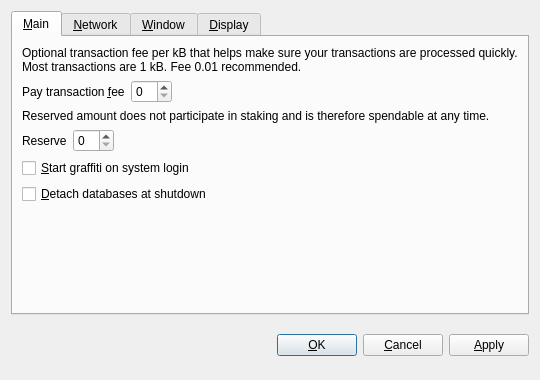
<?xml version="1.0" encoding="UTF-8"?>
<ui version="4.0">
 <class>OptionsDialog</class>
 <widget class="QDialog" name="OptionsDialog">
  <property name="geometry">
   <rect>
    <x>0</x>
    <y>0</y>
    <width>540</width>
    <height>380</height>
   </rect>
  </property>
  <property name="windowTitle">
   <string>Options</string>
  </property>
  <property name="modal">
   <bool>true</bool>
  </property>
  <layout class="QVBoxLayout" name="verticalLayout">
   <item>
    <widget class="QTabWidget" name="tabWidget">
     <property name="tabPosition">
      <enum>QTabWidget::North</enum>
     </property>
     <property name="currentIndex">
      <number>0</number>
     </property>
     <widget class="QWidget" name="tabMain">
      <attribute name="title">
       <string>&amp;Main</string>
      </attribute>
      <layout class="QVBoxLayout" name="verticalLayout_Main">
       <item>
        <widget class="QLabel" name="transactionFeeInfoLabel">
         <property name="text">
          <string>Optional transaction fee per kB that helps make sure your transactions are processed quickly. Most transactions are 1 kB. Fee 0.01 recommended.</string>
         </property>
         <property name="textFormat">
          <enum>Qt::PlainText</enum>
         </property>
         <property name="wordWrap">
          <bool>true</bool>
         </property>
        </widget>
       </item>
       <item>
        <layout class="QHBoxLayout" name="horizontalLayoutFee">
         <item>
          <widget class="QLabel" name="transactionFeeLabel">
           <property name="text">
            <string>Pay transaction &amp;fee</string>
           </property>
           <property name="textFormat">
            <enum>Qt::PlainText</enum>
           </property>
           <property name="buddy">
            <cstring>transactionFee</cstring>
           </property>
          </widget>
         </item>
         <item>
          <widget class="BitcoinAmountField" name="transactionFee"/>
         </item>
         <item>
          <spacer name="horizontalSpacerFee">
           <property name="orientation">
            <enum>Qt::Horizontal</enum>
           </property>
           <property name="sizeHint" stdset="0">
            <size>
             <width>40</width>
             <height>20</height>
            </size>
           </property>
          </spacer>
         </item>
        </layout>
       </item>
       <item>
        <widget class="QLabel" name="reserveBalanceInfoLabel">
         <property name="text">
          <string>Reserved amount does not participate in staking and is therefore spendable at any time.</string>
         </property>
         <property name="textFormat">
          <enum>Qt::PlainText</enum>
         </property>
         <property name="wordWrap">
          <bool>true</bool>
         </property>
        </widget>
       </item>
       <item>
        <layout class="QHBoxLayout" name="horizontalLayoutReserveBalance">
         <item>
          <widget class="QLabel" name="reserveBalanceLabel">
           <property name="text">
            <string>Reserve</string>
           </property>
           <property name="textFormat">
            <enum>Qt::PlainText</enum>
           </property>
           <property name="buddy">
            <cstring>reserveBalance</cstring>
           </property>
          </widget>
         </item>
         <item>
          <widget class="BitcoinAmountField" name="reserveBalance"/>
         </item>
         <item>
          <spacer name="horizontalSpacerReserveBalance">
           <property name="orientation">
            <enum>Qt::Horizontal</enum>
           </property>
           <property name="sizeHint" stdset="0">
            <size>
             <width>40</width>
             <height>20</height>
            </size>
           </property>
          </spacer>
         </item>
        </layout>
       </item>
       <item>
        <widget class="QCheckBox" name="bitcoinAtStartup">
         <property name="toolTip">
          <string>Automatically start graffiti after logging in to the system.</string>
         </property>
         <property name="text">
          <string>&amp;Start graffiti on system login</string>
         </property>
        </widget>
       </item>
       <item>
        <widget class="QCheckBox" name="detachDatabases">
         <property name="toolTip">
          <string>Detach block and address databases at shutdown. This means they can be moved to another data directory, but it slows down shutdown. The wallet is always detached.</string>
         </property>
         <property name="text">
          <string>&amp;Detach databases at shutdown</string>
         </property>
        </widget>
       </item>
       <item>
        <spacer name="verticalSpacer_Main">
         <property name="orientation">
          <enum>Qt::Vertical</enum>
         </property>
         <property name="sizeHint" stdset="0">
          <size>
           <width>20</width>
           <height>40</height>
          </size>
         </property>
        </spacer>
       </item>
      </layout>
     </widget>
     <widget class="QWidget" name="tabNetwork">
      <attribute name="title">
       <string>&amp;Network</string>
      </attribute>
      <layout class="QVBoxLayout" name="verticalLayout_Network">
       <item>
        <widget class="QCheckBox" name="mapPortUpnp">
         <property name="toolTip">
          <string>Automatically open the graffiti client port on the router. This only works when your router supports UPnP and it is enabled.</string>
         </property>
         <property name="text">
          <string>Map port using &amp;UPnP</string>
         </property>
        </widget>
       </item>
       <item>
        <widget class="QCheckBox" name="connectSocks">
         <property name="toolTip">
          <string>Connect to the graffiti network through a SOCKS proxy (e.g. when connecting through Tor).</string>
         </property>
         <property name="text">
          <string>&amp;Connect through SOCKS proxy:</string>
         </property>
        </widget>
       </item>
       <item>
        <layout class="QHBoxLayout" name="horizontalLayout_Network">
         <item>
          <widget class="QLabel" name="proxyIpLabel">
           <property name="text">
            <string>Proxy &amp;IP:</string>
           </property>
           <property name="textFormat">
            <enum>Qt::PlainText</enum>
           </property>
           <property name="buddy">
            <cstring>proxyIp</cstring>
           </property>
          </widget>
         </item>
         <item>
          <widget class="QValidatedLineEdit" name="proxyIp">
           <property name="maximumSize">
            <size>
             <width>140</width>
             <height>16777215</height>
            </size>
           </property>
           <property name="toolTip">
            <string>IP address of the proxy (e.g. 127.0.0.1)</string>
           </property>
          </widget>
         </item>
         <item>
          <widget class="QLabel" name="proxyPortLabel">
           <property name="text">
            <string>&amp;Port:</string>
           </property>
           <property name="textFormat">
            <enum>Qt::PlainText</enum>
           </property>
           <property name="buddy">
            <cstring>proxyPort</cstring>
           </property>
          </widget>
         </item>
         <item>
          <widget class="QLineEdit" name="proxyPort">
           <property name="maximumSize">
            <size>
             <width>55</width>
             <height>16777215</height>
            </size>
           </property>
           <property name="toolTip">
            <string>Port of the proxy (e.g. 9050)</string>
           </property>
          </widget>
         </item>
         <item>
          <widget class="QLabel" name="socksVersionLabel">
           <property name="text">
            <string>SOCKS &amp;Version:</string>
           </property>
           <property name="textFormat">
            <enum>Qt::PlainText</enum>
           </property>
           <property name="buddy">
            <cstring>socksVersion</cstring>
           </property>
          </widget>
         </item>
         <item>
          <widget class="QValueComboBox" name="socksVersion">
           <property name="toolTip">
            <string>SOCKS version of the proxy (e.g. 5)</string>
           </property>
          </widget>
         </item>
         <item>
          <spacer name="horizontalSpacer_Network">
           <property name="orientation">
            <enum>Qt::Horizontal</enum>
           </property>
           <property name="sizeHint" stdset="0">
            <size>
             <width>40</width>
             <height>20</height>
            </size>
           </property>
          </spacer>
         </item>
        </layout>
       </item>
       <item>
        <spacer name="verticalSpacer_Network">
         <property name="orientation">
          <enum>Qt::Vertical</enum>
         </property>
         <property name="sizeHint" stdset="0">
          <size>
           <width>20</width>
           <height>40</height>
          </size>
         </property>
        </spacer>
       </item>
      </layout>
     </widget>
     <widget class="QWidget" name="tabWindow">
      <attribute name="title">
       <string>&amp;Window</string>
      </attribute>
      <layout class="QVBoxLayout" name="verticalLayout_Window">
       <item>
        <widget class="QCheckBox" name="minimizeToTray">
         <property name="toolTip">
          <string>Show only a tray icon after minimizing the window.</string>
         </property>
         <property name="text">
          <string>&amp;Minimize to the tray instead of the taskbar</string>
         </property>
        </widget>
       </item>
       <item>
        <widget class="QCheckBox" name="minimizeOnClose">
         <property name="toolTip">
          <string>Minimize instead of exit the application when the window is closed. When this option is enabled, the application will be closed only after selecting Quit in the menu.</string>
         </property>
         <property name="text">
          <string>M&amp;inimize on close</string>
         </property>
        </widget>
       </item>
       <item>
        <spacer name="verticalSpacer_Window">
         <property name="orientation">
          <enum>Qt::Vertical</enum>
         </property>
         <property name="sizeHint" stdset="0">
          <size>
           <width>20</width>
           <height>40</height>
          </size>
         </property>
        </spacer>
       </item>
      </layout>
     </widget>
     <widget class="QWidget" name="tabDisplay">
      <attribute name="title">
       <string>&amp;Display</string>
      </attribute>
      <layout class="QVBoxLayout" name="verticalLayout_Display">
       <item>
        <layout class="QHBoxLayout" name="horizontalLayout_1_Display">
         <item>
          <widget class="QLabel" name="langLabel">
           <property name="text">
            <string>User Interface &amp;language:</string>
           </property>
           <property name="textFormat">
            <enum>Qt::PlainText</enum>
           </property>
           <property name="buddy">
            <cstring>lang</cstring>
           </property>
          </widget>
         </item>
         <item>
          <widget class="QValueComboBox" name="lang">
           <property name="toolTip">
            <string>The user interface language can be set here. This setting will take effect after restarting graffiti.</string>
           </property>
          </widget>
         </item>
        </layout>
       </item>
       <item>
        <layout class="QHBoxLayout" name="horizontalLayout_2_Display">
         <item>
          <widget class="QLabel" name="unitLabel">
           <property name="text">
            <string>&amp;Unit to show amounts in:</string>
           </property>
           <property name="textFormat">
            <enum>Qt::PlainText</enum>
           </property>
           <property name="buddy">
            <cstring>unit</cstring>
           </property>
          </widget>
         </item>
         <item>
          <widget class="QValueComboBox" name="unit">
           <property name="toolTip">
            <string>Choose the default subdivision unit to show in the interface and when sending coins.</string>
           </property>
          </widget>
         </item>
        </layout>
       </item>
       <item>
        <widget class="QCheckBox" name="displayAddresses">
         <property name="toolTip">
          <string>Whether to show graffiti addresses in the transaction list or not.</string>
         </property>
         <property name="text">
          <string>&amp;Display addresses in transaction list</string>
         </property>
        </widget>
       </item>
       <item>
        <widget class="QCheckBox" name="coinControlFeatures">
         <property name="toolTip">
          <string>Whether to show coin control features or not.</string>
         </property>
         <property name="text">
          <string>Display coin &amp;control features (experts only!)</string>
         </property>
        </widget>
       </item>
       <item>
        <spacer name="verticalSpacer_Display">
         <property name="orientation">
          <enum>Qt::Vertical</enum>
         </property>
         <property name="sizeHint" stdset="0">
          <size>
           <width>20</width>
           <height>40</height>
          </size>
         </property>
        </spacer>
       </item>
      </layout>
     </widget>
    </widget>
   </item>
   <item>
    <layout class="QHBoxLayout" name="horizontalLayout_Buttons">
     <item>
      <spacer name="horizontalSpacer_1">
       <property name="orientation">
        <enum>Qt::Horizontal</enum>
       </property>
       <property name="sizeHint" stdset="0">
        <size>
         <width>40</width>
         <height>48</height>
        </size>
       </property>
      </spacer>
     </item>
     <item>
      <widget class="QLabel" name="statusLabel">
       <property name="font">
        <font>
         <weight>50</weight>
         <bold>false</bold>
        </font>
       </property>
       <property name="text">
        <string/>
       </property>
       <property name="textFormat">
        <enum>Qt::PlainText</enum>
       </property>
       <property name="wordWrap">
        <bool>true</bool>
       </property>
      </widget>
     </item>
     <item>
      <spacer name="horizontalSpacer_2">
       <property name="orientation">
        <enum>Qt::Horizontal</enum>
       </property>
       <property name="sizeHint" stdset="0">
        <size>
         <width>40</width>
         <height>48</height>
        </size>
       </property>
      </spacer>
     </item>
     <item>
      <widget class="QPushButton" name="okButton">
       <property name="text">
        <string>&amp;OK</string>
       </property>
      </widget>
     </item>
     <item>
      <widget class="QPushButton" name="cancelButton">
       <property name="text">
        <string>&amp;Cancel</string>
       </property>
       <property name="autoDefault">
        <bool>false</bool>
       </property>
      </widget>
     </item>
     <item>
      <widget class="QPushButton" name="applyButton">
       <property name="text">
        <string>&amp;Apply</string>
       </property>
       <property name="autoDefault">
        <bool>false</bool>
       </property>
      </widget>
     </item>
    </layout>
   </item>
  </layout>
 </widget>
 <customwidgets>
  <customwidget>
   <class>BitcoinAmountField</class>
   <extends>QSpinBox</extends>
   <header>bitcoinamountfield.h</header>
   <container>1</container>
  </customwidget>
  <customwidget>
   <class>QValueComboBox</class>
   <extends>QComboBox</extends>
   <header>qvaluecombobox.h</header>
  </customwidget>
  <customwidget>
   <class>QValidatedLineEdit</class>
   <extends>QLineEdit</extends>
   <header>qvalidatedlineedit.h</header>
  </customwidget>
 </customwidgets>
 <resources/>
 <connections/>
</ui>
